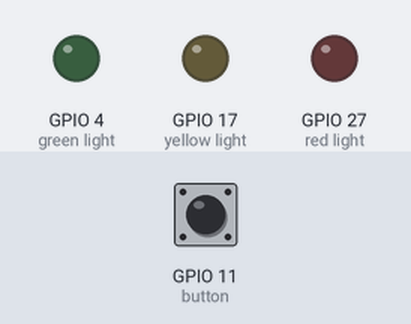
Bench run of a program on a simulated Raspberry Pi (BCM pin numbers) with a Pibrella. Parts: output pins drawn as LEDs (lit = HIGH). The inputs (shaded band) are chosen by the test bench; at power-on: GPIO 11 (button) LOW. Random numbers come from a fixed seed. At 11.3 s the program stops and its outputs stay as they are.

Above: at 1.2 s.
1.3 s: GPIO 11 (button) pulled HIGH for 0.15 s
At 2.62 s:
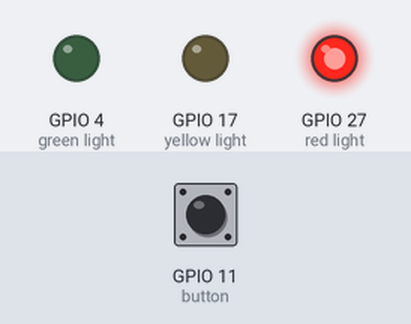
At 12.3 s:
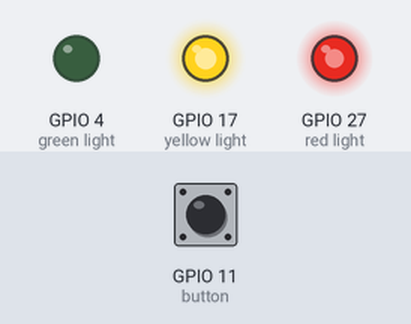
Timing chart, 0 to 12.8 s (numbered marks = the images above; inputs shaded):
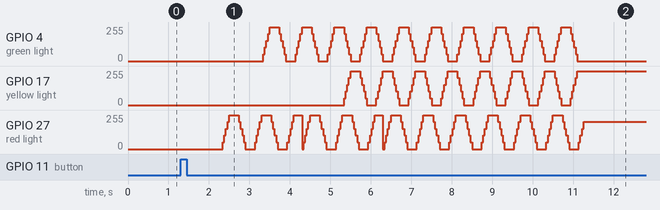

The program:

disco.py
```python
import pibrella, random, time

red = pibrella.light.red
amber = pibrella.light.amber
green = pibrella.light.green

colour = [red, amber, green]

def disco():
    n = 0
    while n < 5:
        result = random.choice(colour)
        time.sleep(1)
        result.pulse(0.2)
        n = n + 1

while True:
    if pibrella.button.read():
        disco()
        time.sleep(5)
        break
```
